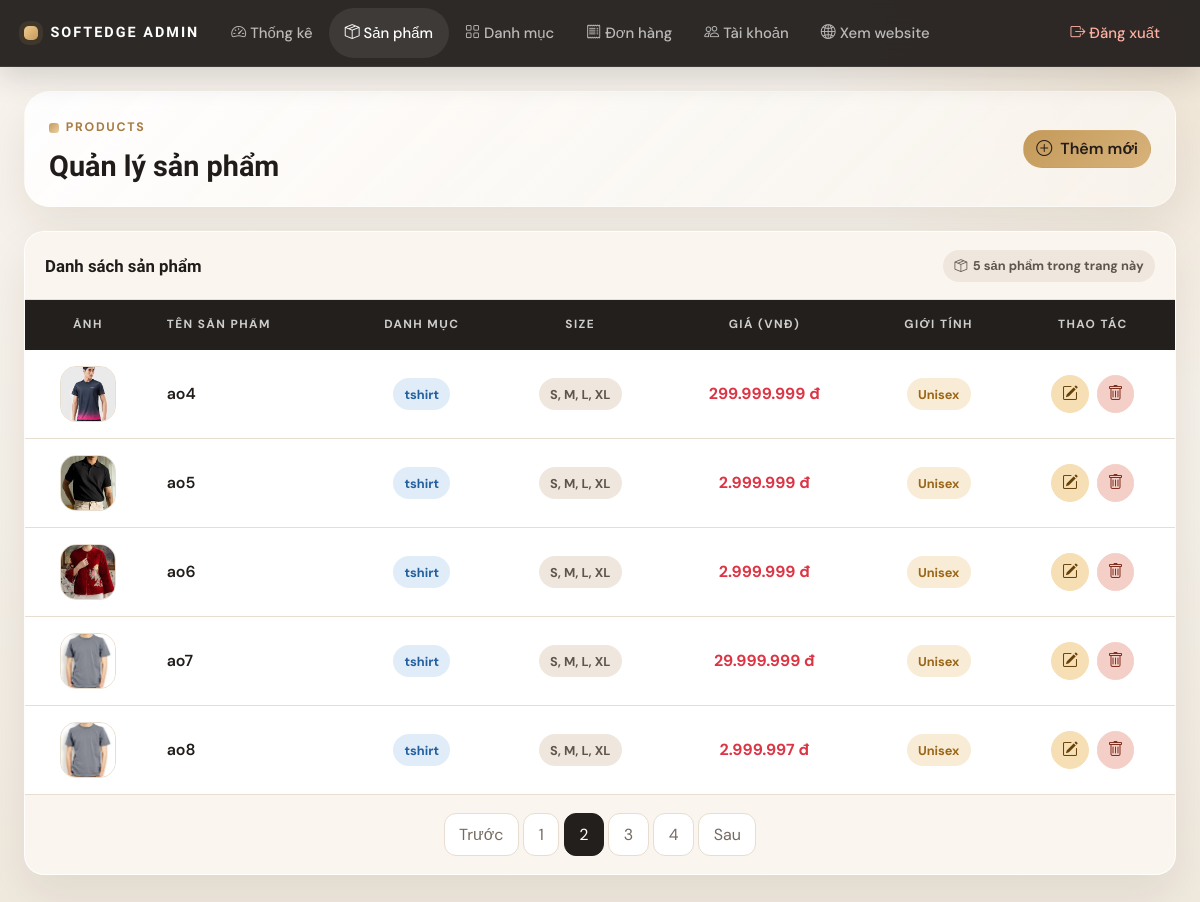
/admin/products?page=2 (signed in), run on the app's committed database.
### tables this page shows
CREATE TABLE `products` (
  `product_id` varchar(36) NOT NULL DEFAULT uuid(),
  `brand_id` varchar(36) NOT NULL,
  `product_name` varchar(200) NOT NULL,
  `description` text DEFAULT NULL,
  `base_price` decimal(12,2) NOT NULL DEFAULT 0.00,
  `category` varchar(100) DEFAULT NULL,
  `gender_type` enum('male','female','unisex') NOT NULL DEFAULT 'unisex',
  `status` enum('active','inactive') NOT NULL DEFAULT 'active'
);

### routes.php (called while the page is built)
<?php
$routes = [
    'GET /' => 'HomeController@index',
    'GET /productdetail/{id}' => 'ProductController@detail',
    'POST /productdetail/{id}/review' => 'ProductController@submitReview',
    'GET /api/products' => 'ApiController@getProducts',
    'GET /api/categories' => 'ApiController@getCategories',
    'GET /api/cart' => 'ApiController@getCart',
    'POST /api/cart/add' => 'ApiController@addToCart',
    'POST /api/cart/update' => 'ApiController@updateCartItem',
    'POST /api/cart/remove' => 'ApiController@removeFromCart',
    'POST /api/checkout' => 'OrderController@processCheckout',
    'POST /api/auth/login' => 'UserController@loginApi',
    'GET /admin/login' => 'AdminController@login',
    'POST /admin/login' => 'AdminController@login',
    'GET /admin/logout' => 'AdminController@logout',
    'GET /admin' => 'AdminController@dashboard',
    'GET /admin/dashboard' => 'AdminController@dashboard',
    'GET /admin/products' => 'AdminController@products',
    'POST /admin/products/save' => 'AdminController@saveProduct',
    'GET /admin/products/delete' => 'AdminController@deleteProduct',
    'GET /admin/categories' => 'AdminController@categories',
    'POST /admin/categories/save' => 'AdminController@saveCategory',
    'GET /admin/categories/delete' => 'AdminController@deleteCategory',
    'GET /admin/users' => 'AdminController@users',
    'GET /admin/users/delete' => 'AdminController@deleteUser',
    'GET /admin/orders' => 'AdminController@orders',
    'POST /admin/orders/update' => 'AdminController@updateOrderStatus',
    'GET /admin/orders/delete' => 'AdminController@deleteOrder',
    'GET /register' => 'UserController@register',
    'POST /register' => 'UserController@register',
    'GET /logout' => 'UserController@logout',
    'GET /pay' => 'OrderController@checkout',
    'POST /api/payment' => 'OrderController@processPayment',
];
return $routes;

### app/controllers/AdminController.php (called while the page is built, shortened)
<?php
class AdminController {
    private function fetchProcedureAll(PDO $db, string $sql, array $params = []): array {
        $stmt = $db->prepare($sql);
        $stmt->execute($params);
        $rows = $stmt->fetchAll(PDO::FETCH_ASSOC);
        return $rows;
    }
    private function fetchProcedureOne(PDO $db, string $sql, array $params = []): ?array {
        $rows = $this->fetchProcedureAll($db, $sql, $params);
        return $rows[0] ?? null;
    }
    public function products() {
        $db = Database::getInstance()->getConnection();
        $limit = 5;
        $page = isset($_GET['page']) ? (int)$_GET['page'] : 1;
        $offset = ($page - 1) * $limit;
        $countRow = $this->fetchProcedureOne($db, "CALL sp_admin_count_products()");
        $totalItems = (int)($countRow['total_items'] ?? 0);
        $totalPages = max(1, (int)ceil($totalItems / $limit));
        $productsStmt = $db->prepare(
            "SELECT p.*,
                    (SELECT image_url FROM product_images WHERE product_id = p.product_id AND is_primary = 1 LIMIT 1) AS image,
                    GROUP_CONCAT(DISTINCT pv.size ORDER BY FIELD(pv.size, 'XS','S','M','L','XL','XXL','38','39','40','41','42') SEPARATOR ', ') AS sizes
             FROM products p
             LEFT JOIN product_variants pv ON pv.product_id = p.product_id
             GROUP BY p.product_id
             ORDER BY p.product_name ASC
             LIMIT :limit OFFSET :offset"
        );
        $productsStmt->bindValue(':limit', $limit, PDO::PARAM_INT);
        $productsStmt->bindValue(':offset', $offset, PDO::PARAM_INT);
        $productsStmt->execute();
        $products = $productsStmt->fetchAll(PDO::FETCH_ASSOC);
        require BASE_PATH . '/app/views/admin/products.php';
    }
}

### app/views/admin/products.php (the view, shortened to what this page needs)
<?php
$adminActivePage = 'products';
require __DIR__ . '/partials/head.php';
?>
<body class="admin-body">
<?php require __DIR__ . '/partials/navbar.php'; ?>
<main class="admin-shell">
    <div class="container-fluid px-3 px-lg-4">
        <section class="admin-hero">
            <div class="row align-items-center g-3">
                <div class="col-lg-8">
                    <div class="admin-kicker">Products</div>
                    <h1 class="admin-title">Quản lý sản phẩm</h1>
                </div>
                <div class="col-lg-4 text-lg-end">
                    <button class="btn btn-primary" data-bs-toggle="modal" data-bs-target="#productModal" onclick="resetForm()">
                        <i class="bi bi-plus-circle me-2"></i>Thêm mới
                    </button>
                </div>
            </div>
        </section>
        <section class="panel">
            <div class="panel-header d-flex flex-column flex-lg-row justify-content-between align-items-lg-center gap-3">
                <div>
                    <h2 class="panel-title">Danh sách sản phẩm</h2>
                </div>
                <span class="soft-badge soft-badge--neutral">
                    <i class="bi bi-box-seam"></i><?= count($products) ?> sản phẩm trong trang này
                </span>
            </div>
            <div class="table-responsive">
                <table class="table table-hover align-middle text-center table-admin">
                    <thead>
                        <tr>
                            <th>Ảnh</th>
                            <th class="text-start">Tên sản phẩm</th>
                            <th>Danh mục</th>
                            <th>Size</th>
                            <th>Giá (VNĐ)</th>
                            <th>Giới tính</th>
                            <th>Thao tác</th>
                        </tr>
                    </thead>
                    <tbody>
                        <?php foreach ($products as $p): ?>
                            <tr>
                                <td><img src="<?= BASE_URL ?>/<?= htmlspecialchars($p['image']) ?>" alt="img" class="thumb-image"></td>
                                <td class="text-start fw-semibold"><?= htmlspecialchars($p['product_name']) ?></td>
                                <td><span class="soft-badge soft-badge--info"><?= htmlspecialchars($p['category']) ?></span></td>
                                <td><span class="soft-badge soft-badge--neutral"><?= htmlspecialchars($p['sizes'] ?? 'S, M, L, XL') ?></span></td>
                                <td class="fw-bold text-danger"><?= number_format($p['base_price'], 0, ',', '.') ?> đ</td>
                                <td><span class="soft-badge soft-badge--amber"><?= ucfirst($p['gender_type']) ?></span></td>
                                <td>
                                    <div class="d-inline-flex gap-2">
                                        <button class="btn btn-warning btn-icon" onclick='editProduct(<?= json_encode($p) ?>)'>
                                            <i class="bi bi-pencil-square"></i>
                                        </button>
                                        <a href="<?= BASE_URL ?>/admin/products/delete?delete=<?= $p['product_id'] ?>" class="btn btn-danger btn-icon" onclick="return confirm('Xóa sản phẩm này sẽ tự động xóa luôn các biến thể Variant và Image nhờ Khóa Ngoại. Bạn có chắc chắn?')">
                                            <i class="bi bi-trash"></i>
                                        </a>
                                    </div>
                                </td>
                            </tr>
                        <?php endforeach; ?>
                    </tbody>
                </table>
            </div>
            <div class="panel-footer">
                <nav>
                    <ul class="pagination justify-content-center mb-0">
                        <li class="page-item <?= ($page <= 1) ? 'disabled' : '' ?>">
                            <a class="page-link" href="?page=<?= $page - 1 ?>">Trước</a>
                        </li>
                        <?php for ($i = 1; $i <= $totalPages; $i++): ?>
                            <li class="page-item <?= ($i == $page) ? 'active' : '' ?>">
                                <a class="page-link" href="?page=<?= $i ?>"><?= $i ?></a>
                            </li>
                        <?php endfor; ?>
                        <li class="page-item <?= ($page >= $totalPages) ? 'disabled' : '' ?>">
                            <a class="page-link" href="?page=<?= $page + 1 ?>">Sau</a>
                        </li>
                    </ul>
                </nav>
            </div>
        </section>
    </div>
</main>
</body>
</html>

### index.php (shortened to what this page needs)
<?php
$routes = require_once BASE_PATH . '/routes.php';
$method = $_SERVER['REQUEST_METHOD'];
$uri    = parse_url($_SERVER['REQUEST_URI'], PHP_URL_PATH);
$uri = '/' . trim($uri, '/');
foreach ($routes as $route => $handler) {
    [$routeMethod, $routePath] = explode(' ', $route, 2);
    $pattern = preg_replace('/\{[a-z_]+\}/', '([^/]+)', $routePath);
    $pattern = '#^' . $pattern . '$#';
    if ($routeMethod === $method && preg_match($pattern, $uri, $matches)) {
        array_shift($matches);
        [$controllerName, $action] = explode('@', $handler);
        $controller = new $controllerName();
        call_user_func_array([$controller, $action], $matches);
        break;
    }
}

### app/views/admin/partials/head.php (shortened to what this page needs)
<!DOCTYPE html>
<html lang="vi">
<head>
    <link href="https://cdn.jsdelivr.net/npm/bootstrap@5.3.0/dist/css/bootstrap.min.css" rel="stylesheet">
    <link href="https://cdn.jsdelivr.net/npm/bootstrap-icons@1.10.5/font/bootstrap-icons.css" rel="stylesheet">
    <link rel="stylesheet" href="<?= ASSET_URL ?>/admin.css?v=20260414">
</head>

### app/views/admin/partials/navbar.php (shortened to what this page needs)
<?php
$adminActivePage = $adminActivePage ?? '';
$adminNavItems = [
    'dashboard' => ['label' => 'Thống kê', 'icon' => 'bi-speedometer2', 'href' => BASE_URL . '/admin/dashboard'],
    'products' => ['label' => 'Sản phẩm', 'icon' => 'bi-box-seam', 'href' => BASE_URL . '/admin/products'],
    'categories' => ['label' => 'Danh mục', 'icon' => 'bi-grid', 'href' => BASE_URL . '/admin/categories'],
    'orders' => ['label' => 'Đơn hàng', 'icon' => 'bi-receipt', 'href' => BASE_URL . '/admin/orders'],
    'users' => ['label' => 'Tài khoản', 'icon' => 'bi-people', 'href' => BASE_URL . '/admin/users'],
];
?>
<nav class="navbar navbar-expand-xl navbar-dark admin-navbar sticky-top">
    <div class="container-fluid px-3 px-lg-4">
        <a class="navbar-brand" href="<?= BASE_URL ?>/admin/dashboard">
            <span class="brand-mark"></span>
            SOFTEDGE ADMIN
        </a>
        <div class="collapse navbar-collapse" id="adminNavbar">
            <ul class="navbar-nav me-auto mb-3 mb-xl-0">
                <?php foreach ($adminNavItems as $key => $item): ?>
                    <li class="nav-item">
                        <a class="nav-link <?= $adminActivePage === $key ? 'active' : '' ?>" href="<?= $item['href'] ?>">
                            <i class="bi <?= $item['icon'] ?> me-1"></i><?= $item['label'] ?>
                        </a>
                    </li>
                <?php endforeach; ?>
                <li class="nav-item">
                    <a class="nav-link" href="<?= BASE_URL ?>/">
                        <i class="bi bi-globe2 me-1"></i>Xem website
                    </a>
                </li>
            </ul>
            <a class="nav-link text-danger px-0 px-xl-3" href="<?= BASE_URL ?>/admin/logout">
                <i class="bi bi-box-arrow-right me-1"></i>Đăng xuất
            </a>
        </div>
    </div>
</nav>

### data on the page
products: shows a picture, product_name "ao4", category "tshirt", sizes "S, M, L, XL", base_price "299.999.999", gender_type "Unisex"
products: shows a picture, product_name "ao5", category "tshirt", sizes "S, M, L, XL", base_price "2.999.999", gender_type "Unisex"
products: shows a picture, product_name "ao6", category "tshirt", sizes "S, M, L, XL", base_price "2.999.999", gender_type "Unisex"
products: product_name "ao7", category "tshirt", sizes "S, M, L, XL", base_price "29.999.999", gender_type "Unisex"
products: product_name "ao8", category "tshirt", sizes "S, M, L, XL", base_price "2.999.997", gender_type "Unisex"

### other printed values
$item['label'] "Thống kê"
$item['label'] "Sản phẩm"
$item['label'] "Danh mục"
$item['label'] "Đơn hàng"
$item['label'] "Tài khoản"
count($products) "5"
